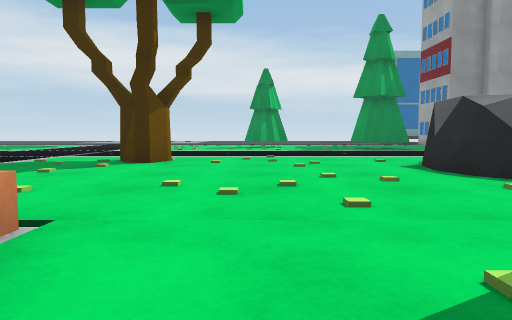
view 1 (above)

24 first-person views from a walk through a 3-D level made in the Unity game engine. The camera is 0.64 m above the floor, tilts 4° down and sees 70° across. The floor is counted in squares, 1 m on a side. Each view is taken from the middle of a square. On the plan, view 1 faces up. The plan holds only what a view shows up to about 10 squares ahead; the rest is blank. The place goes on beyond the plan. The player is left out. Some animated figures are not drawn. Surface patterns are stand-ins for the level's own textures.

view 2
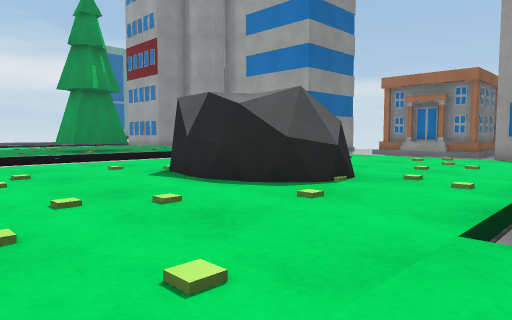

view 3
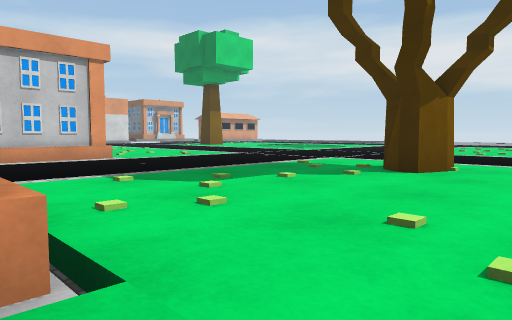

view 4
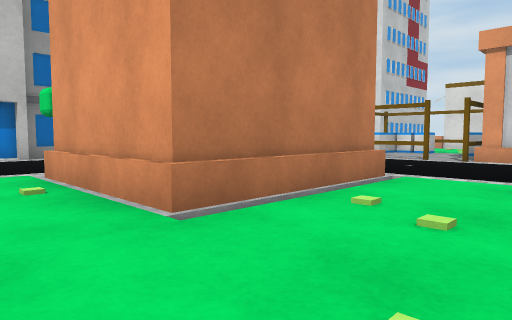

view 5
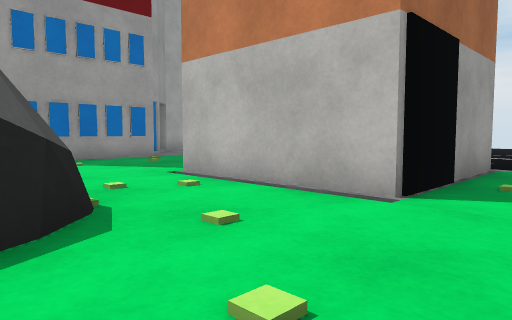

view 6
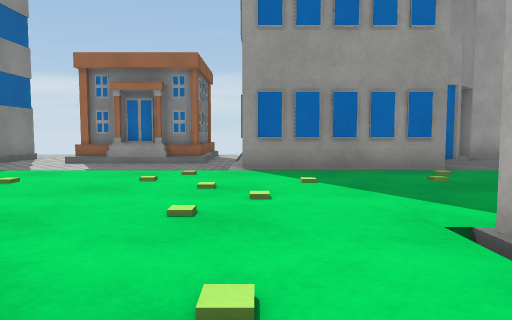

view 7
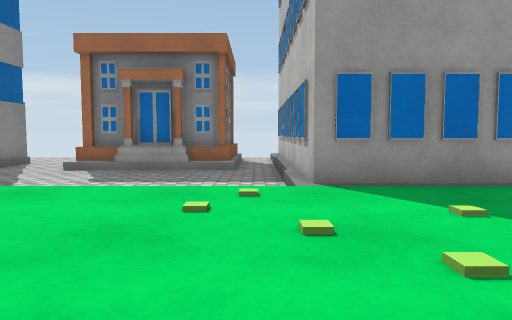

view 8
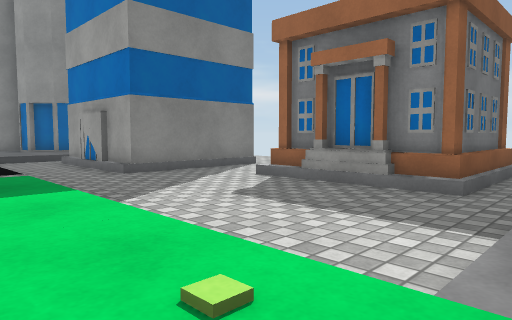

view 9
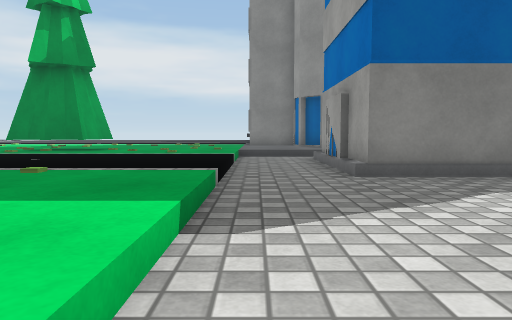

view 10
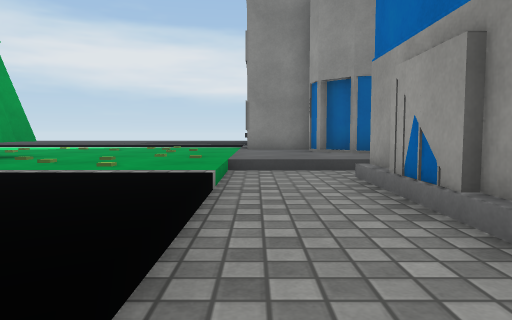

view 11
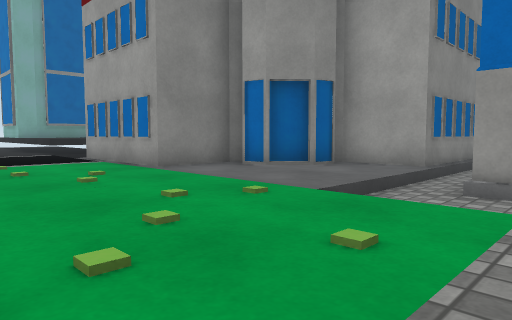

view 12
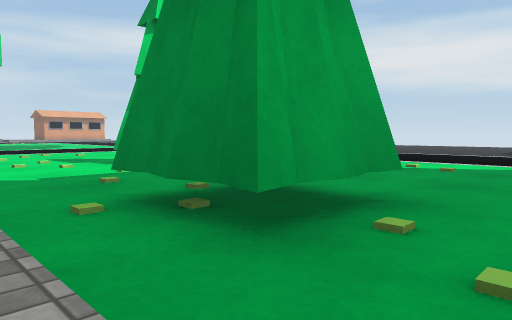

view 13
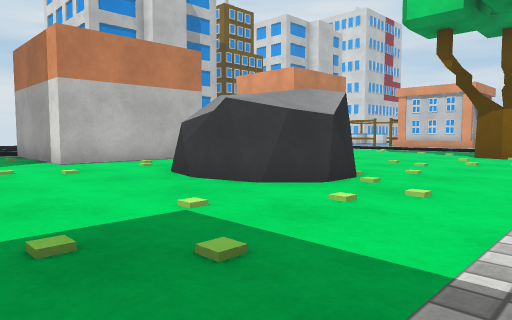

view 14
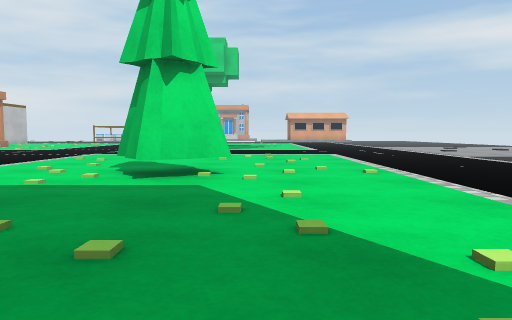

view 15
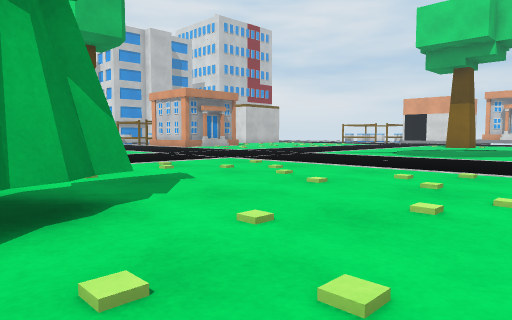

view 16
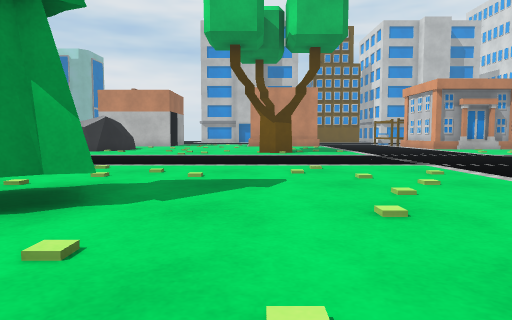

view 17
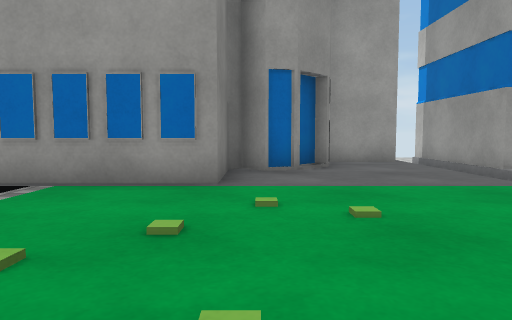

view 18
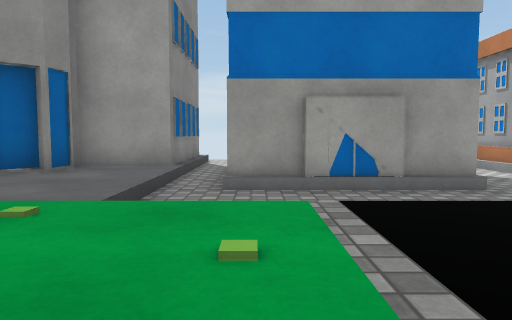

view 19
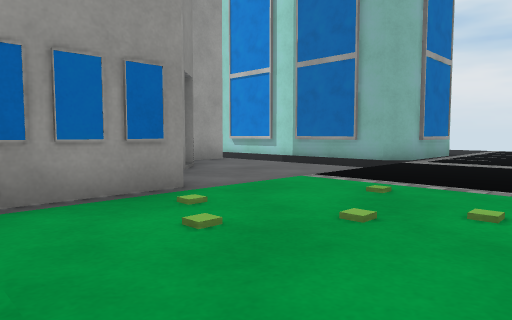

view 20
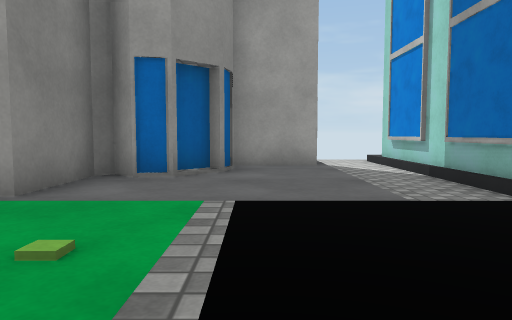

view 21
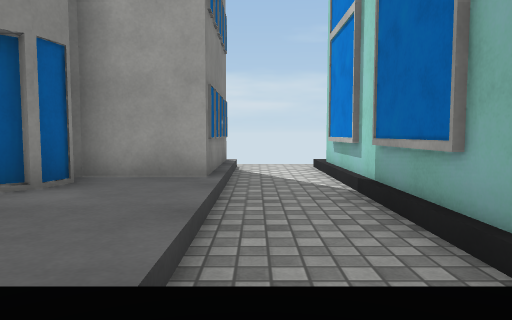

view 22
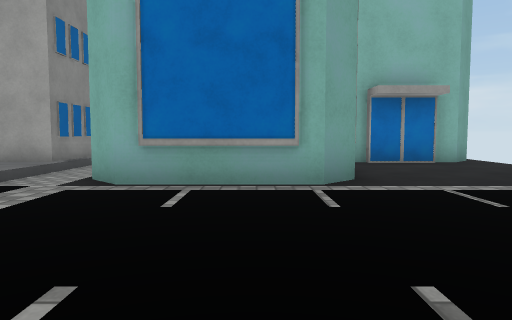

view 23
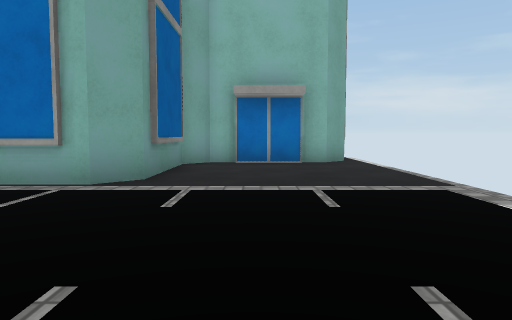

view 24
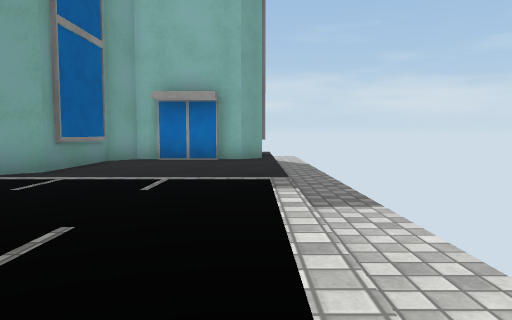

### Floor plan
Key: @ floor where view 1 was taken; # wall or solid block; . main floor; : floor 0.05 m higher than the main floor; - floor 0.2 m lower than the main floor; R rock; B building; O other object.
Columns run from 10 left of view 1 to 19 right of it. Each row starts with its distance up from view 1.
 24                      #
 23                      #
 22        ..............#
 21      ................###
 20      ....:.......:.....#
 19      ..:..OO...:.......###
 18      .....OO.............#
 17      ..........OO........####
 16      :.......:.OO....-------
 15      ......:.......:.--BBBB
 14                  ..  --B
 13                      --B
 12                      --BBBB
 11                    . ------
 10      .. .............------
  9      ..O.............----OOO
  8      ..O......RR.....----O
  7      .........RR.....----O
  6 O    .........RRR....----OOOO
  5 O    .........RR.....-------
  4 O    ................######
  3 O    ................#
  2      OOOO .  OOOO    #
  1 O       O    O  O    ###
  0 O       O @  O  O    ..#
 -1 O       O    O  O    ..###
 -2         ..   .   ........#
 -3         ..        .......####
 -4         .         ...---------
 -5         .         ...---------
 -6         B            BBBBBBBB
 -7                      B
 -8                 .    B
 -9                      BBBB
-10                          B
-11                 .       BB
-12                         BB
-13                .         B
-14                     ------

Where each view was taken, in squares from view 1:
view 1: 0 up, 0 right, facing up
view 2: 2 up, 0 right, facing up-right
view 3: 2 up, 0 right, facing up-left
view 4: 5 up, 0 right, facing down-left
view 5: 6 up, 1 right, facing down-right
view 6: 4 up, 4 right, facing right
view 7: 5 up, 6 right, facing right
view 8: 4 up, 9 right, facing up-right
view 9: 6 up, 11 right, facing up
view 10: 10 up, 11 right, facing up
view 11: 14 up, 7 right, facing up-right
view 12: 14 up, 8 right, facing up-left
view 13: 11 up, 9 right, facing down-left
view 14: 20 up, 7 right, facing left
view 15: 22 up, 1 right, facing down-left
view 16: 22 up, 2 left, facing down
view 17: 20 up, 6 right, facing right
view 18: 15 up, 7 right, facing right
view 19: 3 up, 7 right, facing down-right
view 20: 2 down, 7 right, facing right
view 21: 4 down, 9 right, facing right
view 22: 8 down, 6 right, facing right
view 23: 11 down, 6 right, facing right
view 24: 13 down, 5 right, facing right
